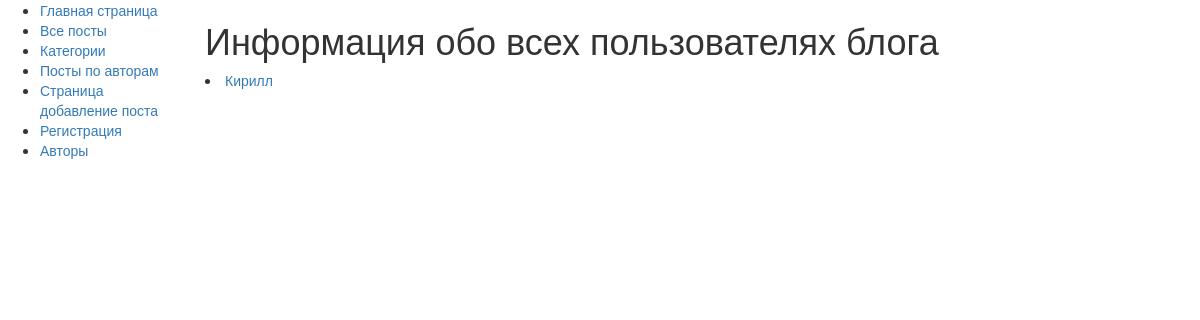
/posts/user, run on an earlier commit of the app's database.
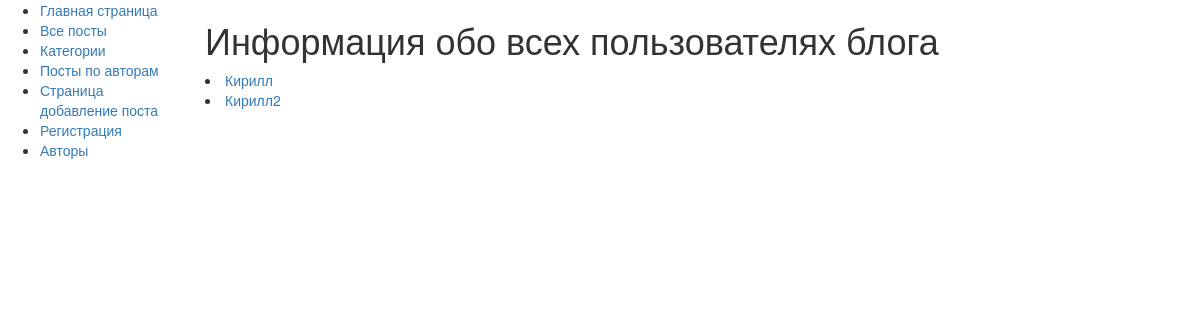
And on a later commit of the database.
### posts/models.py (models this page shows, shortened)
class Author(models.Model):
    first_name = models.CharField(max_length=40)
    last_name = models.CharField(max_length=40)
    slug = models.CharField(max_length=40)
    about_yourself = models.TextField(null=True, blank=True)
    email = models.EmailField(null=True, blank=True)
    image = models.ImageField(null=True, blank=True)

### posts/views.py (the view)
# urls.py: path('user', views.user, name='user'),
def user(request):
    authors = Author.objects.all()
    return render(request, 'posts/user.html', {"authors": authors})

### posts/templates/posts/user.html
{% extends "posts/base.html" %}
{% block content%}
	<h1>Информация обо всех пользователях блога</h1>
	{% for author in authors %}
		<li><a href="{% url 'about_user' author.slug author.id %}">{{ author.first_name }}</a></li>
	{% endfor %}
{% endblock %}

What changed in the data, as far as the page shows it:
added Author: first_name "Кирилл2"
